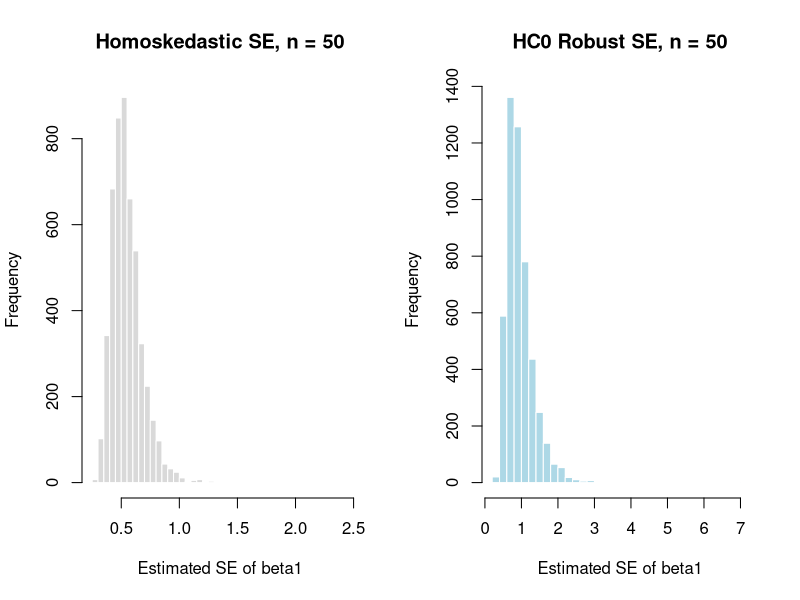
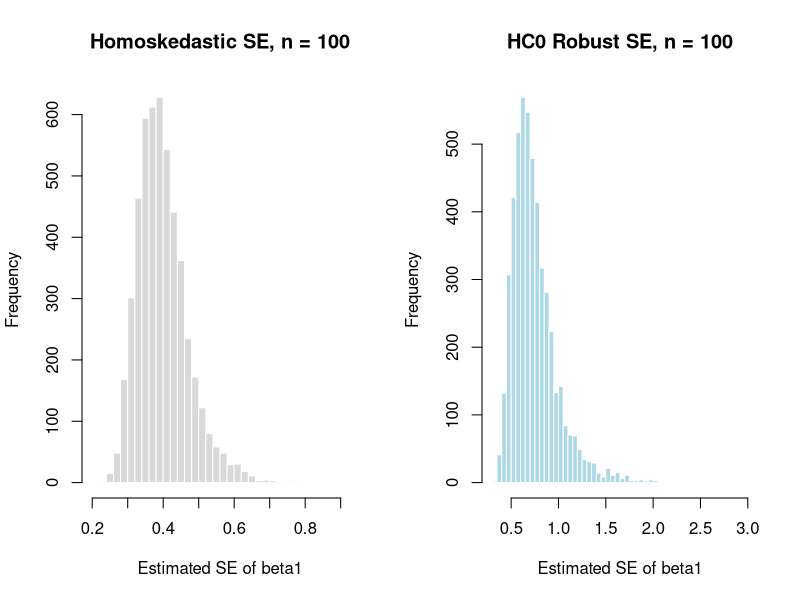
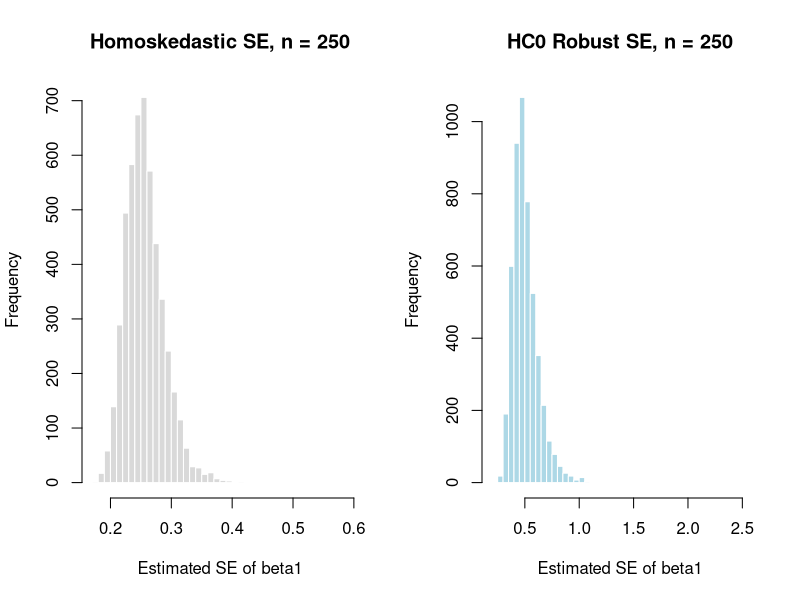
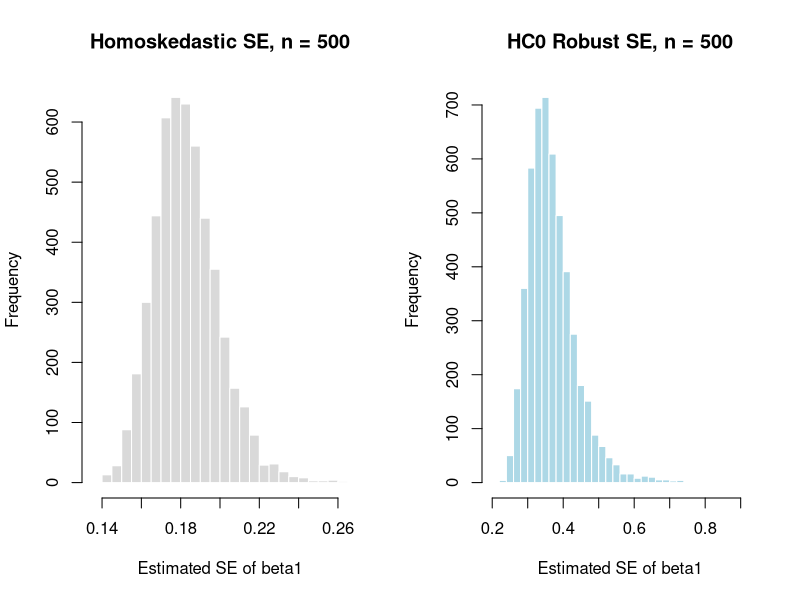
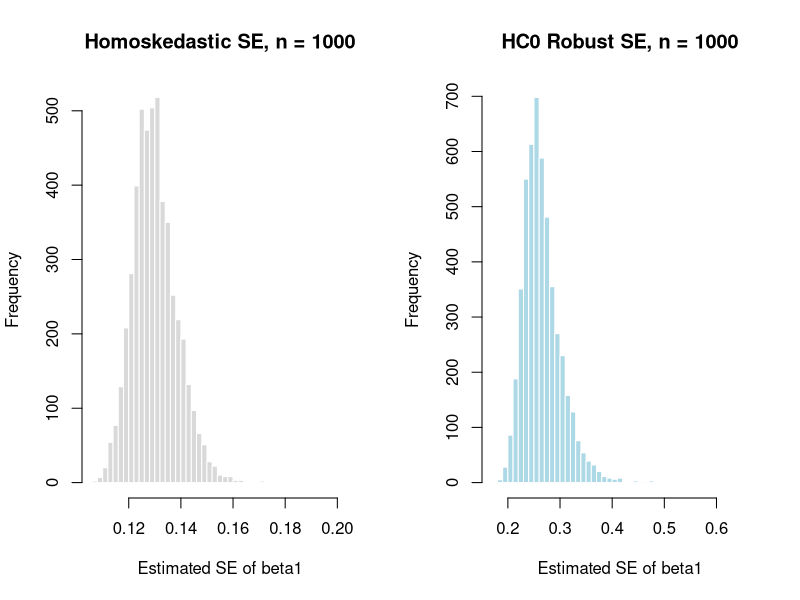
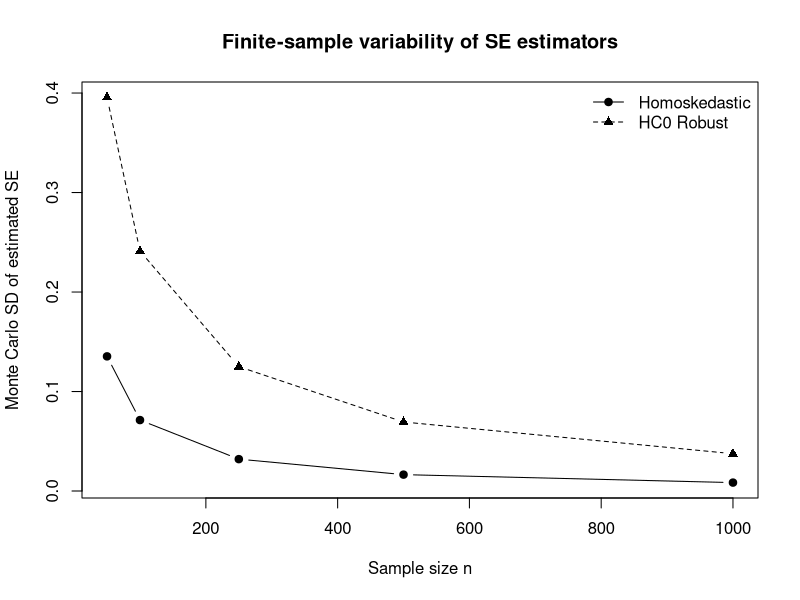

Write the R code that produced these figures, in order.
# ------------------------------------------------------------
# Finite-sample noise: homoskedastic vs heteroskedastic variance estimators
#
# Prompt:
# Show that both estimators are consistent, but the HC estimator
# is noisier in finite samples, so it often "needs more n".
# ------------------------------------------------------------

set.seed(123)

# ------------------------------------------------------------
# Simulation settings
# ------------------------------------------------------------
R <- 5000
n_grid <- c(50, 100, 250, 500, 1000)

beta0 <- 1
beta1 <- 2

# Storage
results <- data.frame()

for (n in n_grid) {
  
  se_homo <- numeric(R)      # usual homoskedastic SE for beta1
  se_hc0  <- numeric(R)      # HC0 robust SE for beta1
  bhat1   <- numeric(R)
  
  for (r in 1:R) {
    
    # --------------------------------------------------------
    # Data generating process
    # X ~ N(0,1)
    # Heteroskedastic error: Var(e|X)= (1 + 2X^2)^2
    # --------------------------------------------------------
    X <- rnorm(n)
    sigma_x <- 1 + 2 * X^2
    e <- rnorm(n, mean = 0, sd = sigma_x)
    
    Y <- beta0 + beta1 * X + e
    
    # --------------------------------------------------------
    # OLS
    # --------------------------------------------------------
    fit <- lm(Y ~ X)
    bhat1[r] <- coef(fit)[2]
    
    Xmat <- cbind(1, X)
    ehat <- resid(fit)
    
    XtX_inv <- solve(t(Xmat) %*% Xmat)
    
    # --------------------------------------------------------
    # Homoskedastic variance estimator
    # s^2 (X'X)^(-1)
    # --------------------------------------------------------
    s2 <- sum(ehat^2) / (n - ncol(Xmat))
    V_homo <- s2 * XtX_inv
    se_homo[r] <- sqrt(V_homo[2, 2])
    
    # --------------------------------------------------------
    # HC0 robust variance estimator
    # (X'X)^(-1) [sum Xi Xi' ehat_i^2] (X'X)^(-1)
    # --------------------------------------------------------
    meat <- matrix(0, nrow = 2, ncol = 2)
    for (i in 1:n) {
      Xi <- matrix(Xmat[i, ], ncol = 1)
      meat <- meat + (ehat[i]^2) * (Xi %*% t(Xi))
    }
    V_hc0 <- XtX_inv %*% meat %*% XtX_inv
    se_hc0[r] <- sqrt(V_hc0[2, 2])
  }
  
  # ----------------------------------------------------------
  # Save summaries
  # mean SE and dispersion of SE across Monte Carlo replications
  # ----------------------------------------------------------
  results <- rbind(results,
                   data.frame(
                     n = n,
                     estimator = "Homoskedastic",
                     mean_se = mean(se_homo),
                     sd_se   = sd(se_homo),
                     q10     = quantile(se_homo, 0.10),
                     q90     = quantile(se_homo, 0.90)
                   ),
                   data.frame(
                     n = n,
                     estimator = "HC0 Robust",
                     mean_se = mean(se_hc0),
                     sd_se   = sd(se_hc0),
                     q10     = quantile(se_hc0, 0.10),
                     q90     = quantile(se_hc0, 0.90)
                   ))
  
  # ----------------------------------------------------------
  # Histograms for each n
  # ----------------------------------------------------------
  par(mfrow = c(1, 2))
  
  hist(se_homo,
       breaks = 40,
       col = "gray85",
       border = "white",
       main = paste("Homoskedastic SE, n =", n),
       xlab = "Estimated SE of beta1")
  
  hist(se_hc0,
       breaks = 40,
       col = "lightblue",
       border = "white",
       main = paste("HC0 Robust SE, n =", n),
       xlab = "Estimated SE of beta1")
  
  readline(prompt = paste("n =", n, "- press [Enter] to continue..."))
}

# ------------------------------------------------------------
# Summary table
# sd_se measures finite-sample noisiness of the estimated SE
# ------------------------------------------------------------
print(results)

# ------------------------------------------------------------
# Plot summary: variability of the estimated SE across replications
# ------------------------------------------------------------
par(mfrow = c(1, 1))

plot(NULL,
     xlim = range(n_grid),
     ylim = range(results$sd_se),
     xlab = "Sample size n",
     ylab = "Monte Carlo SD of estimated SE",
     main = "Finite-sample variability of SE estimators")

lines(n_grid,
      results$sd_se[results$estimator == "Homoskedastic"],
      type = "b", pch = 19)

lines(n_grid,
      results$sd_se[results$estimator == "HC0 Robust"],
      type = "b", pch = 17, lty = 2)

legend("topright",
       legend = c("Homoskedastic", "HC0 Robust"),
       pch = c(19, 17),
       lty = c(1, 2),
       bty = "n")
